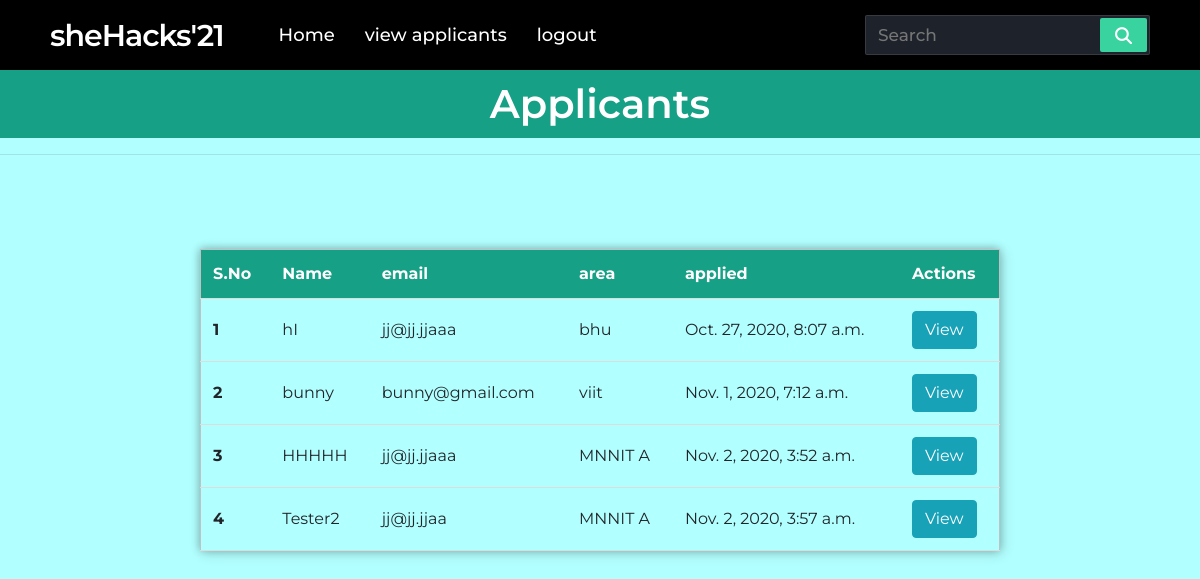
The page /controller/viewapplicants on the database its author committed.
### controller/models.py (models this page shows, shortened)
class Applicants(models.Model):
    applicant = models.OneToOneField(User,on_delete=models.CASCADE)
    app_email=models.CharField(max_length=255)
    app_clg=models.CharField(max_length=255)
    dateregisteres= models.DateTimeField(auto_now_add=True)

### controller/views.py (the view)
# urls.py: path('viewapplicants',views.viewapplicants,name="viewapplicants"),
def viewapplicants(request):
    item = Applicants.objects.all()
    context ={'item' : item}
    return render(request,'controller/viewapp.html',context)

### controller/templates/controller/viewapp.html (shortened to what this page needs)
{% extends 'controller/base.html' %}
{% load static %}
{% block body %}
{% if item %}
<body>
    <h1>Applicants</h1>
    <hr>
    <table>
        <tr id="header">
            <th scope="col">S.No</th>
        <th scope="col">Name</th>
        <th scope="col">email</th>
        <th scope="col">area</th>
        <th scope="col">applied</th>
        <th scope="col">Actions</th>
        </tr>
        {%  for ite in item %}
      <tr>
        <th scope="row">{{ forloop.counter }}</th>
        <td>{{ ite.applicant }}</td>
        <td>{{ ite.app_email }}</td>
        <td>{{ ite.app_clg }}</td>
        <td>{{ ite.dateregisteres }}</td>
        <td>
        <a href="{%url 'completedetails' ite.id %}" class="btn btn-info text-white">View</a>
        </td>
      </tr>
      {% endfor %}
      {% else %}
      <h6 style="margin-top: 100px;color: #c9302c"> No applications present!!! </h6>
      {% endif %}
    </table>
</body>
{% endblock body %}

### controller/templates/controller/base.html (shortened to what this page needs)
{% load static %}
<!doctype html>
<html lang="en">
  <head>
    <link rel="stylesheet" href="https://stackpath.bootstrapcdn.com/bootstrap/4.5.2/css/bootstrap.min.css">
    <link rel="stylesheet" href="{% static 'css/base.css' %}">
  </head>
  <body >
    <nav class="nav-bar">
        <div class="logo">
        sheHacks'21</div>
        <div class="nav-items">
        <li><a href="{% url 'home' %}">Home</a></li>
        <li><a href="{%url 'viewapplicants'%}">view applicants</a></li>
        <li><a href="{%url 'logout'%}">logout</a></li>
        </div>
        <form action="#">
                <input type="search" class="search-data" placeholder="Search" required>
                <button type="submit" class="fas fa-search"></button>
            </form>
        </nav>
{% block body %}
{% endblock body %}
  </body>
</html>

### static/css/base.css (style rules this page uses)
* { margin: 0; padding: 0; outline: none; box-sizing: border-box; font-family: 'Montserrat', sans-serif; }
nav { background: #000000; display: flex; flex-wrap: wrap; align-items: center; justify-content: space-between; height: 70px; padding: 0 100px; }
nav .logo { color: #fff; font-size: 30px; font-weight: 600; letter-spacing: -1px; }
nav .nav-items { display: flex; flex: 1; padding: 0 0 0 40px; }
nav .nav-items li { list-style: none; padding: 0 15px; }
nav .nav-items li a { color: #fff; font-size: 18px; font-weight: 500; text-decoration: none; }
nav form { display: flex; height: 40px; padding: 2px; background: #1e232b; min-width: 18%!important; border-radius: 2px; border: 1px solid rgba(155,155,155,0.2); }
nav form .search-data { width: 100%; height: 100%; padding: 0 10px; color: #fff; font-size: 17px; border: none; font-weight: 500; background: none; }
nav form button { padding: 0 15px; color: #fff; font-size: 17px; background: #38d39f; border: none; border-radius: 2px; cursor: pointer; }
@media (max-width: 1245px) { nav { padding: 0 50px; } }

### controller/templates/controller/viewapp.html (style rules this page uses)
body { padding: 0px; margin: 0; font-family: Verdana, Geneva, Tahoma, sans-serif; background-color : #B2FFFF; }
table { position: absolute; left: 50%; top: 50%; transform: translate(-50%, -50%); border-collapse: collapse; width: 800px; height: 200px; border: 1px solid #bdc3c7; box-shadow: 2px 2px 12px rgba(0, 0, 0, 0.2), -1px -1px 8px rgba(0, 0, 0, 0.2); }
tr { transition: all .2s ease-in; cursor: pointer; }
th, td { padding: 12px; text-align: left; border-bottom: 1px solid #ddd; }
#header { background-color: #16a085; color: #fff; }
h1 { font-weight: 600; text-align: center; background-color: #16a085; color: #fff; padding: 10px 0px; }

### rows shown on the page
Applicants: applicant "hI", app_email "jj@jj.jjaaa", app_clg "bhu", dateregisteres "Oct. 27, 2020, 8:07 a.m."
Applicants: applicant "bunny", app_email "bunny@gmail.com", app_clg "viit", dateregisteres "Nov. 1, 2020, 7:12 a.m."
Applicants: applicant "HHHHH", app_email "jj@jj.jjaaa", app_clg "MNNIT A", dateregisteres "Nov. 2, 2020, 3:52 a.m."
Applicants: applicant "Tester2", app_email "jj@jj.jjaa", app_clg "MNNIT A", dateregisteres "Nov. 2, 2020, 3:57 a.m."
